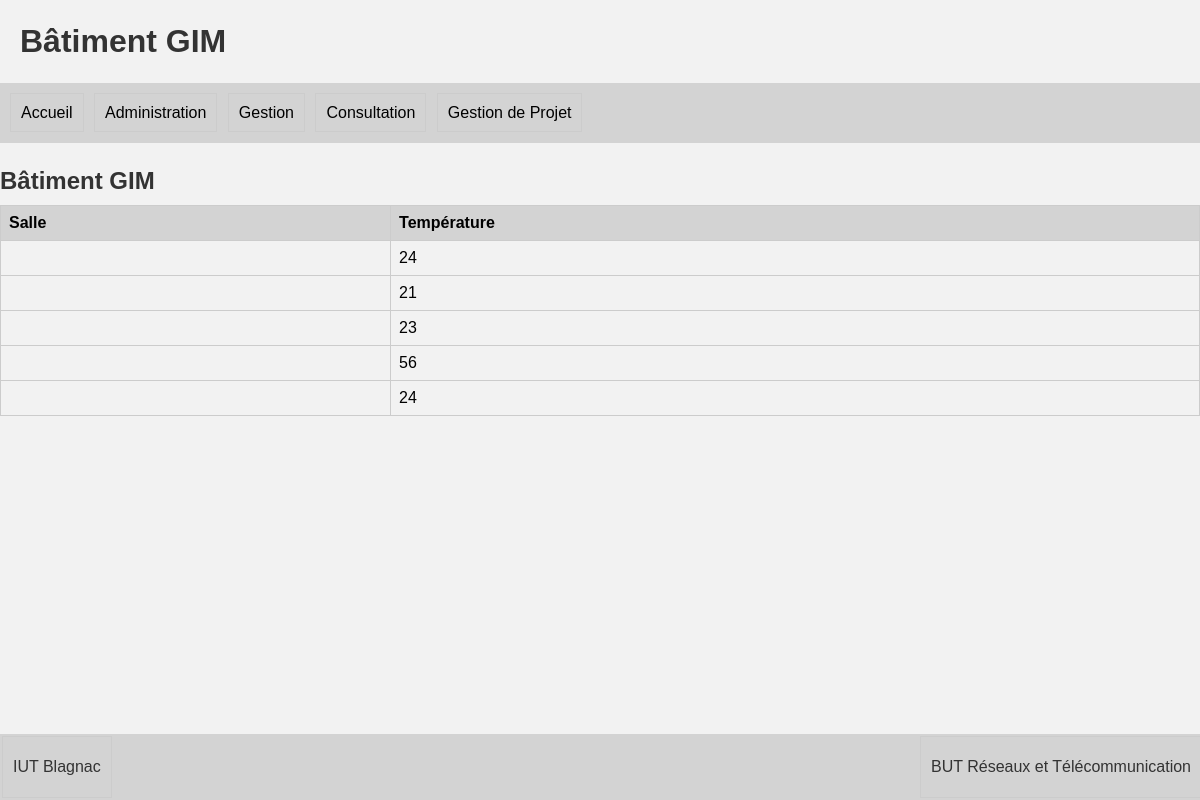
Page /SAE23/batimentGIM.php on the earlier database version.
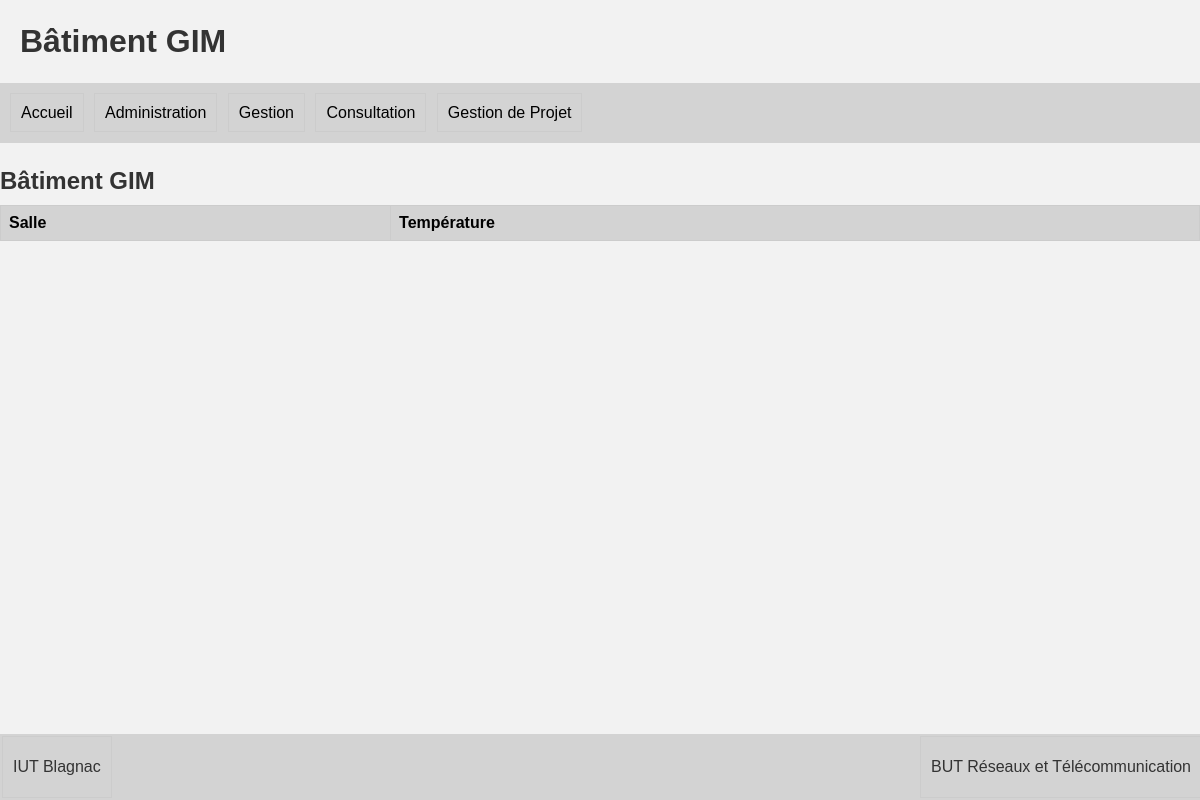
Same page on the later database version.
### tables this page shows
CREATE TABLE IF NOT EXISTS `Mesure` (
`CodeMes` int(30) NOT NULL,
  `Date` datetime DEFAULT CURRENT_TIMESTAMP,
  `Horaire` timestamp NULL DEFAULT CURRENT_TIMESTAMP,
  `Valeur` float NOT NULL,
  `CodeCapt` int(30) NOT NULL
);

### SAE23/batimentGIM.php (the view, shortened to what this page needs)
<!DOCTYPE html>
<html>
<head>
	<link rel="stylesheet" href="styles/styles.css">
</head>
<body>
    <h1>Bâtiment GIM</h1>
    <ul>
        <li><a href="index.html">Accueil</a></li>
        <li><a href="login.php">Administration</a></li>
        <li><a href="gestion.php">Gestion</a></li>
		<li><a href="consultation.php">Consultation</a></li>
        <li><a href="gestion_de_projet.html">Gestion de Projet</a></li>
    </ul>
	<h3>Bâtiment GIM</h3>
    <table>
        <tbody>
            <tr>
                <th>Salle</th>
                <th>Température</th>
            </tr>
            <?php
            $db = mysqli_connect("localhost", "DUPONT", "22209481", "sae23") or die('Connexion impossible');
            $query_all_measures = "SELECT Mesure.*, Capteur.Salle FROM Mesure JOIN Capteur ON Mesure.CodeCapt = Capteur.CodeCapt WHERE Capteur.CodeBat = 0";
            $result_all_measures = mysqli_query($db, $query_all_measures);
            while ($measure = mysqli_fetch_assoc($result_all_measures)) {
                echo "<tr>";
                echo "<td>" . $measure['Salle'] . "</td>";
                echo "<td>" . $measure['Valeur'] . "</td>";
                echo "</tr>";
            }
            ?>
        </tbody>
    </table>
    <footer>
        <a href="https://www.iut-blagnac.fr/fr/" class="footer-left">IUT Blagnac</a>
        <a href="https://www.iut-blagnac.fr/fr/departement-rt" class="footer-right">BUT Réseaux et Télécommunication</a>
    </footer>
</body>
</html>

### SAE23/styles/styles.css (style rules this page uses)
body { font-family: Arial, sans-serif; background-color: #f2f2f2; margin: 0; padding: 0; }
h1 { color: #333; padding-left: 20px; height: 40px; line-height: 40px; }
ul { list-style-type: none; margin: 0; padding: 0; background-color: lightgrey; padding: 5px; }
li { display: inline-block; margin-right: -4px; padding: 5px; }
a { text-decoration: none; color: #000; padding: 10px ; border: 1px solid #ccc; height: 40px; line-height: 40px; }
footer { position: absolute; bottom: 0; width: 100%; background-color: lightgrey; padding: 2px; }
.footer-left { float: left; }
.footer-right { float: right; }
footer a { text-decoration: none; color: #333; }
h3 { color: #333; font-size: 24px; margin-bottom: 10px; }
table { width: 100%; border-collapse: collapse; margin-bottom: 20px; border: 1px solid #ccc; }
table th, table td { padding: 8px; text-align: left; border-bottom: 1px solid #ccc; border-right: 1px solid #ccc; }
table th { background-color: lightgrey; font-weight: bold; }
tbody tr:nth-child(even) { background-color: #f2f2f2; }
tbody tr:last-child td { border-bottom: none; }
table td:last-child { border-right: none; }

Differences in the rows shown:
removed mesure: Valeur "24"
removed mesure: Valeur "21"
removed mesure: Valeur "23"
removed mesure: Valeur "56"
removed mesure: Valeur "24"
